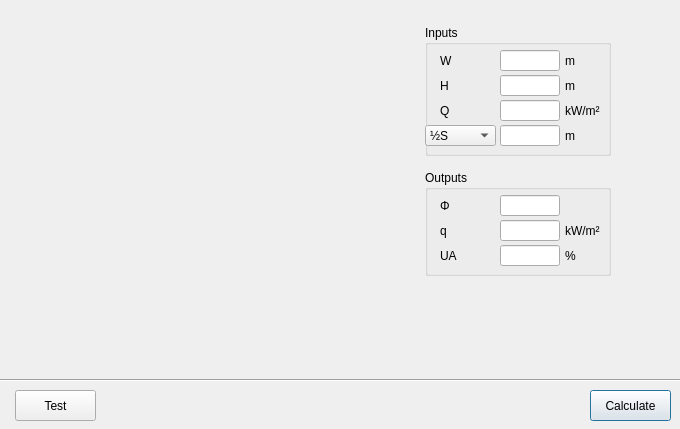
<?xml version="1.0" encoding="UTF-8"?>
<ui version="4.0">
 <class>dialog_4_1_br187_parallel_simple</class>
 <widget class="QDialog" name="dialog_4_1_br187_parallel_simple">
  <property name="geometry">
   <rect>
    <x>0</x>
    <y>0</y>
    <width>680</width>
    <height>429</height>
   </rect>
  </property>
  <property name="windowTitle">
   <string>BR 187 Thermal Radiation Calculation (Parallel)</string>
  </property>
  <widget class="QGroupBox" name="groupBox_2">
   <property name="geometry">
    <rect>
     <x>425</x>
     <y>170</y>
     <width>186</width>
     <height>106</height>
    </rect>
   </property>
   <property name="title">
    <string>Outputs</string>
   </property>
   <widget class="QLineEdit" name="lineEdit_out_Phi">
    <property name="geometry">
     <rect>
      <x>75</x>
      <y>25</y>
      <width>60</width>
      <height>21</height>
     </rect>
    </property>
    <property name="sizePolicy">
     <sizepolicy hsizetype="Fixed" vsizetype="Fixed">
      <horstretch>0</horstretch>
      <verstretch>0</verstretch>
     </sizepolicy>
    </property>
    <property name="minimumSize">
     <size>
      <width>0</width>
      <height>0</height>
     </size>
    </property>
    <property name="maximumSize">
     <size>
      <width>60</width>
      <height>16777215</height>
     </size>
    </property>
   </widget>
   <widget class="QLineEdit" name="lineEdit_out_q">
    <property name="geometry">
     <rect>
      <x>75</x>
      <y>50</y>
      <width>60</width>
      <height>21</height>
     </rect>
    </property>
    <property name="sizePolicy">
     <sizepolicy hsizetype="Fixed" vsizetype="Fixed">
      <horstretch>0</horstretch>
      <verstretch>0</verstretch>
     </sizepolicy>
    </property>
    <property name="minimumSize">
     <size>
      <width>0</width>
      <height>0</height>
     </size>
    </property>
    <property name="maximumSize">
     <size>
      <width>60</width>
      <height>16777215</height>
     </size>
    </property>
   </widget>
   <widget class="QLineEdit" name="lineEdit_out_S_or_UA">
    <property name="geometry">
     <rect>
      <x>75</x>
      <y>75</y>
      <width>60</width>
      <height>21</height>
     </rect>
    </property>
    <property name="sizePolicy">
     <sizepolicy hsizetype="Fixed" vsizetype="Fixed">
      <horstretch>0</horstretch>
      <verstretch>0</verstretch>
     </sizepolicy>
    </property>
    <property name="minimumSize">
     <size>
      <width>0</width>
      <height>0</height>
     </size>
    </property>
    <property name="maximumSize">
     <size>
      <width>60</width>
      <height>16777215</height>
     </size>
    </property>
   </widget>
   <widget class="QLabel" name="label_11">
    <property name="geometry">
     <rect>
      <x>15</x>
      <y>25</y>
      <width>40</width>
      <height>21</height>
     </rect>
    </property>
    <property name="sizePolicy">
     <sizepolicy hsizetype="Fixed" vsizetype="Fixed">
      <horstretch>0</horstretch>
      <verstretch>0</verstretch>
     </sizepolicy>
    </property>
    <property name="minimumSize">
     <size>
      <width>40</width>
      <height>0</height>
     </size>
    </property>
    <property name="maximumSize">
     <size>
      <width>40</width>
      <height>16777215</height>
     </size>
    </property>
    <property name="toolTip">
     <string>Solved view factor</string>
    </property>
    <property name="text">
     <string>Φ</string>
    </property>
   </widget>
   <widget class="QLabel" name="label_12">
    <property name="geometry">
     <rect>
      <x>15</x>
      <y>50</y>
      <width>40</width>
      <height>21</height>
     </rect>
    </property>
    <property name="sizePolicy">
     <sizepolicy hsizetype="Fixed" vsizetype="Fixed">
      <horstretch>0</horstretch>
      <verstretch>0</verstretch>
     </sizepolicy>
    </property>
    <property name="minimumSize">
     <size>
      <width>20</width>
      <height>0</height>
     </size>
    </property>
    <property name="maximumSize">
     <size>
      <width>40</width>
      <height>16777215</height>
     </size>
    </property>
    <property name="toolTip">
     <string>Solved heat flux at receiver surface 100 % unprotected.</string>
    </property>
    <property name="text">
     <string>q</string>
    </property>
   </widget>
   <widget class="QLabel" name="label_out_S_or_UA">
    <property name="geometry">
     <rect>
      <x>15</x>
      <y>75</y>
      <width>40</width>
      <height>21</height>
     </rect>
    </property>
    <property name="sizePolicy">
     <sizepolicy hsizetype="Fixed" vsizetype="Fixed">
      <horstretch>0</horstretch>
      <verstretch>0</verstretch>
     </sizepolicy>
    </property>
    <property name="minimumSize">
     <size>
      <width>20</width>
      <height>0</height>
     </size>
    </property>
    <property name="maximumSize">
     <size>
      <width>40</width>
      <height>16777215</height>
     </size>
    </property>
    <property name="toolTip">
     <string>Solved maximum permissible unprotected area</string>
    </property>
    <property name="text">
     <string>UA</string>
    </property>
   </widget>
   <widget class="QLabel" name="label_25">
    <property name="geometry">
     <rect>
      <x>140</x>
      <y>50</y>
      <width>50</width>
      <height>21</height>
     </rect>
    </property>
    <property name="text">
     <string>kW/m²</string>
    </property>
   </widget>
   <widget class="QLabel" name="label_out_unit_S_or_UA">
    <property name="geometry">
     <rect>
      <x>140</x>
      <y>75</y>
      <width>50</width>
      <height>21</height>
     </rect>
    </property>
    <property name="text">
     <string>%</string>
    </property>
   </widget>
  </widget>
  <widget class="QGroupBox" name="groupBox">
   <property name="geometry">
    <rect>
     <x>425</x>
     <y>25</y>
     <width>186</width>
     <height>131</height>
    </rect>
   </property>
   <property name="title">
    <string>Inputs</string>
   </property>
   <widget class="QLabel" name="label_unit_S_or_UA">
    <property name="geometry">
     <rect>
      <x>140</x>
      <y>100</y>
      <width>145</width>
      <height>21</height>
     </rect>
    </property>
    <property name="minimumSize">
     <size>
      <width>0</width>
      <height>0</height>
     </size>
    </property>
    <property name="maximumSize">
     <size>
      <width>16777215</width>
      <height>16777215</height>
     </size>
    </property>
    <property name="text">
     <string>m</string>
    </property>
   </widget>
   <widget class="QLabel" name="label_34">
    <property name="geometry">
     <rect>
      <x>140</x>
      <y>75</y>
      <width>146</width>
      <height>21</height>
     </rect>
    </property>
    <property name="minimumSize">
     <size>
      <width>0</width>
      <height>0</height>
     </size>
    </property>
    <property name="maximumSize">
     <size>
      <width>16777215</width>
      <height>16777215</height>
     </size>
    </property>
    <property name="text">
     <string>kW/m²</string>
    </property>
   </widget>
   <widget class="QLabel" name="label_33">
    <property name="geometry">
     <rect>
      <x>140</x>
      <y>50</y>
      <width>146</width>
      <height>21</height>
     </rect>
    </property>
    <property name="minimumSize">
     <size>
      <width>0</width>
      <height>0</height>
     </size>
    </property>
    <property name="maximumSize">
     <size>
      <width>16777215</width>
      <height>16777215</height>
     </size>
    </property>
    <property name="text">
     <string>m</string>
    </property>
   </widget>
   <widget class="QLabel" name="label_32">
    <property name="geometry">
     <rect>
      <x>140</x>
      <y>25</y>
      <width>146</width>
      <height>21</height>
     </rect>
    </property>
    <property name="minimumSize">
     <size>
      <width>0</width>
      <height>0</height>
     </size>
    </property>
    <property name="maximumSize">
     <size>
      <width>16777215</width>
      <height>16777215</height>
     </size>
    </property>
    <property name="text">
     <string>m</string>
    </property>
   </widget>
   <widget class="QLineEdit" name="lineEdit_W">
    <property name="geometry">
     <rect>
      <x>75</x>
      <y>25</y>
      <width>60</width>
      <height>21</height>
     </rect>
    </property>
    <property name="sizePolicy">
     <sizepolicy hsizetype="Fixed" vsizetype="Fixed">
      <horstretch>0</horstretch>
      <verstretch>0</verstretch>
     </sizepolicy>
    </property>
    <property name="minimumSize">
     <size>
      <width>0</width>
      <height>0</height>
     </size>
    </property>
    <property name="maximumSize">
     <size>
      <width>60</width>
      <height>16777215</height>
     </size>
    </property>
    <property name="baseSize">
     <size>
      <width>0</width>
      <height>0</height>
     </size>
    </property>
   </widget>
   <widget class="QLineEdit" name="lineEdit_H">
    <property name="geometry">
     <rect>
      <x>75</x>
      <y>50</y>
      <width>60</width>
      <height>21</height>
     </rect>
    </property>
    <property name="sizePolicy">
     <sizepolicy hsizetype="Fixed" vsizetype="Fixed">
      <horstretch>0</horstretch>
      <verstretch>0</verstretch>
     </sizepolicy>
    </property>
    <property name="minimumSize">
     <size>
      <width>0</width>
      <height>0</height>
     </size>
    </property>
    <property name="maximumSize">
     <size>
      <width>60</width>
      <height>16777215</height>
     </size>
    </property>
    <property name="baseSize">
     <size>
      <width>0</width>
      <height>0</height>
     </size>
    </property>
   </widget>
   <widget class="QLineEdit" name="lineEdit_S_or_UA">
    <property name="geometry">
     <rect>
      <x>75</x>
      <y>100</y>
      <width>60</width>
      <height>21</height>
     </rect>
    </property>
    <property name="sizePolicy">
     <sizepolicy hsizetype="Fixed" vsizetype="Fixed">
      <horstretch>0</horstretch>
      <verstretch>0</verstretch>
     </sizepolicy>
    </property>
    <property name="minimumSize">
     <size>
      <width>0</width>
      <height>0</height>
     </size>
    </property>
    <property name="maximumSize">
     <size>
      <width>60</width>
      <height>16777215</height>
     </size>
    </property>
    <property name="baseSize">
     <size>
      <width>0</width>
      <height>0</height>
     </size>
    </property>
   </widget>
   <widget class="QLineEdit" name="lineEdit_Q">
    <property name="geometry">
     <rect>
      <x>75</x>
      <y>75</y>
      <width>60</width>
      <height>21</height>
     </rect>
    </property>
    <property name="sizePolicy">
     <sizepolicy hsizetype="Fixed" vsizetype="Fixed">
      <horstretch>0</horstretch>
      <verstretch>0</verstretch>
     </sizepolicy>
    </property>
    <property name="minimumSize">
     <size>
      <width>0</width>
      <height>0</height>
     </size>
    </property>
    <property name="maximumSize">
     <size>
      <width>60</width>
      <height>16777215</height>
     </size>
    </property>
    <property name="baseSize">
     <size>
      <width>0</width>
      <height>0</height>
     </size>
    </property>
   </widget>
   <widget class="QComboBox" name="comboBox_S_or_UA">
    <property name="geometry">
     <rect>
      <x>0</x>
      <y>100</y>
      <width>71</width>
      <height>21</height>
     </rect>
    </property>
    <property name="sizePolicy">
     <sizepolicy hsizetype="Preferred" vsizetype="Preferred">
      <horstretch>0</horstretch>
      <verstretch>0</verstretch>
     </sizepolicy>
    </property>
    <property name="minimumSize">
     <size>
      <width>0</width>
      <height>0</height>
     </size>
    </property>
    <property name="maximumSize">
     <size>
      <width>80</width>
      <height>30</height>
     </size>
    </property>
    <item>
     <property name="text">
      <string>½S</string>
     </property>
    </item>
    <item>
     <property name="text">
      <string>UA</string>
     </property>
    </item>
   </widget>
   <widget class="QLabel" name="label_23">
    <property name="geometry">
     <rect>
      <x>15</x>
      <y>75</y>
      <width>43</width>
      <height>21</height>
     </rect>
    </property>
    <property name="sizePolicy">
     <sizepolicy hsizetype="Fixed" vsizetype="Fixed">
      <horstretch>0</horstretch>
      <verstretch>0</verstretch>
     </sizepolicy>
    </property>
    <property name="minimumSize">
     <size>
      <width>0</width>
      <height>0</height>
     </size>
    </property>
    <property name="maximumSize">
     <size>
      <width>50</width>
      <height>30</height>
     </size>
    </property>
    <property name="toolTip">
     <string>Heat flux of emitter</string>
    </property>
    <property name="text">
     <string>Q</string>
    </property>
   </widget>
   <widget class="QLabel" name="label_26">
    <property name="geometry">
     <rect>
      <x>15</x>
      <y>50</y>
      <width>43</width>
      <height>21</height>
     </rect>
    </property>
    <property name="sizePolicy">
     <sizepolicy hsizetype="Fixed" vsizetype="Fixed">
      <horstretch>0</horstretch>
      <verstretch>0</verstretch>
     </sizepolicy>
    </property>
    <property name="minimumSize">
     <size>
      <width>0</width>
      <height>0</height>
     </size>
    </property>
    <property name="maximumSize">
     <size>
      <width>50</width>
      <height>30</height>
     </size>
    </property>
    <property name="toolTip">
     <string>Height of emitter</string>
    </property>
    <property name="text">
     <string>H</string>
    </property>
   </widget>
   <widget class="QLabel" name="label_30">
    <property name="geometry">
     <rect>
      <x>15</x>
      <y>25</y>
      <width>43</width>
      <height>21</height>
     </rect>
    </property>
    <property name="minimumSize">
     <size>
      <width>0</width>
      <height>0</height>
     </size>
    </property>
    <property name="maximumSize">
     <size>
      <width>50</width>
      <height>30</height>
     </size>
    </property>
    <property name="toolTip">
     <string>Width of emitter</string>
    </property>
    <property name="text">
     <string>W</string>
    </property>
   </widget>
  </widget>
  <widget class="QPushButton" name="pushButton_calculate">
   <property name="geometry">
    <rect>
     <x>590</x>
     <y>390</y>
     <width>81</width>
     <height>31</height>
    </rect>
   </property>
   <property name="text">
    <string>Calculate</string>
   </property>
  </widget>
  <widget class="QLabel" name="label">
   <property name="geometry">
    <rect>
     <x>20</x>
     <y>40</y>
     <width>341</width>
     <height>285</height>
    </rect>
   </property>
   <property name="text">
    <string/>
   </property>
   <property name="pixmap">
    <pixmap>images/phi calculator parallel simple 341x285.png</pixmap>
   </property>
  </widget>
  <widget class="Line" name="line">
   <property name="geometry">
    <rect>
     <x>0</x>
     <y>370</y>
     <width>681</width>
     <height>21</height>
    </rect>
   </property>
   <property name="orientation">
    <enum>Qt::Horizontal</enum>
   </property>
  </widget>
  <widget class="QPushButton" name="pushButton_test">
   <property name="geometry">
    <rect>
     <x>15</x>
     <y>390</y>
     <width>81</width>
     <height>31</height>
    </rect>
   </property>
   <property name="text">
    <string>Test</string>
   </property>
  </widget>
 </widget>
 <tabstops>
  <tabstop>lineEdit_W</tabstop>
  <tabstop>lineEdit_H</tabstop>
  <tabstop>lineEdit_Q</tabstop>
  <tabstop>comboBox_S_or_UA</tabstop>
  <tabstop>lineEdit_S_or_UA</tabstop>
  <tabstop>pushButton_calculate</tabstop>
  <tabstop>lineEdit_out_Phi</tabstop>
  <tabstop>lineEdit_out_q</tabstop>
  <tabstop>lineEdit_out_S_or_UA</tabstop>
 </tabstops>
 <resources/>
 <connections/>
</ui>
